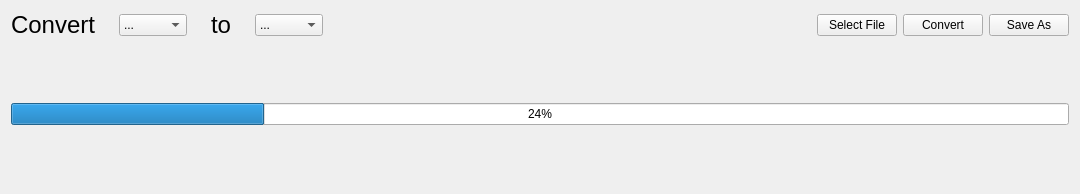
         <widget class="QWidget" name="Documents">
          <attribute name="title">
           <string>Documents</string>
          </attribute>
          <layout class="QVBoxLayout" name="verticalLayout_7">
           <item>
            <layout class="QHBoxLayout" name="convert_doc_hlayout">
             <item>
              <widget class="QLabel" name="text_doc_1">
               <property name="font">
                <font>
                 <pointsize>18</pointsize>
                </font>
               </property>
               <property name="text">
                <string>Convert</string>
               </property>
              </widget>
             </item>
             <item>
              <spacer name="horizontalSpacer_13">
               <property name="orientation">
                <enum>Qt::Orientation::Horizontal</enum>
               </property>
               <property name="sizeHint" stdset="0">
                <size>
                 <width>18</width>
                 <height>20</height>
                </size>
               </property>
              </spacer>
             </item>
             <item>
              <widget class="QComboBox" name="input_type_doc">
               <property name="sizePolicy">
                <sizepolicy hsizetype="MinimumExpanding" vsizetype="Fixed">
                 <horstretch>0</horstretch>
                 <verstretch>0</verstretch>
                </sizepolicy>
               </property>
               <item>
                <property name="text">
                 <string>...</string>
                </property>
               </item>
               <item>
                <property name="text">
                 <string>DOCX</string>
                </property>
               </item>
               <item>
                <property name="text">
                 <string>EPUB</string>
                </property>
               </item>
               <item>
                <property name="text">
                 <string>HTML</string>
                </property>
               </item>
               <item>
                <property name="text">
                 <string>JSON</string>
                </property>
               </item>
               <item>
                <property name="text">
                 <string>MD</string>
                </property>
               </item>
               <item>
                <property name="text">
                 <string>LATEX</string>
                </property>
               </item>
               <item>
                <property name="text">
                 <string>ODT</string>
                </property>
               </item>
               <item>
                <property name="text">
                 <string>RTF</string>
                </property>
               </item>
               <item>
                <property name="text">
                 <string>RST</string>
                </property>
               </item>
               <item>
                <property name="text">
                 <string>ORG</string>
                </property>
               </item>
               <item>
                <property name="text">
                 <string>IPYNB</string>
                </property>
               </item>
              </widget>
             </item>
             <item>
              <spacer name="horizontalSpacer_12">
               <property name="orientation">
                <enum>Qt::Orientation::Horizontal</enum>
               </property>
               <property name="sizeHint" stdset="0">
                <size>
                 <width>18</width>
                 <height>20</height>
                </size>
               </property>
              </spacer>
             </item>
             <item>
              <widget class="QLabel" name="text_doc_2">
               <property name="font">
                <font>
                 <pointsize>18</pointsize>
                </font>
               </property>
               <property name="text">
                <string>to</string>
               </property>
              </widget>
             </item>
             <item>
              <spacer name="horizontalSpacer_11">
               <property name="orientation">
                <enum>Qt::Orientation::Horizontal</enum>
               </property>
               <property name="sizeHint" stdset="0">
                <size>
                 <width>18</width>
                 <height>20</height>
                </size>
               </property>
              </spacer>
             </item>
             <item>
              <widget class="QComboBox" name="output_type_doc">
               <property name="sizePolicy">
                <sizepolicy hsizetype="MinimumExpanding" vsizetype="Fixed">
                 <horstretch>0</horstretch>
                 <verstretch>0</verstretch>
                </sizepolicy>
               </property>
               <item>
                <property name="text">
                 <string>...</string>
                </property>
               </item>
               <item>
                <property name="text">
                 <string>DOCX</string>
                </property>
               </item>
               <item>
                <property name="text">
                 <string>EPUB</string>
                </property>
               </item>
               <item>
                <property name="text">
                 <string>HTML</string>
                </property>
               </item>
               <item>
                <property name="text">
                 <string>JSON</string>
                </property>
               </item>
               <item>
                <property name="text">
                 <string>MD</string>
                </property>
               </item>
               <item>
                <property name="text">
                 <string>LATEX</string>
                </property>
               </item>
               <item>
                <property name="text">
                 <string>ODT</string>
                </property>
               </item>
               <item>
                <property name="text">
                 <string>RTF</string>
                </property>
               </item>
               <item>
                <property name="text">
                 <string>RST</string>
                </property>
               </item>
               <item>
                <property name="text">
                 <string>ORG</string>
                </property>
               </item>
               <item>
                <property name="text">
                 <string>IPYNB</string>
                </property>
               </item>
              </widget>
             </item>
             <item>
              <spacer name="horizontalSpacer_10">
               <property name="orientation">
                <enum>Qt::Orientation::Horizontal</enum>
               </property>
               <property name="sizeHint" stdset="0">
                <size>
                 <width>488</width>
                 <height>20</height>
                </size>
               </property>
              </spacer>
             </item>
             <item>
              <widget class="QPushButton" name="select_file_doc">
               <property name="text">
                <string>Select File</string>
               </property>
              </widget>
             </item>
             <item>
              <widget class="QPushButton" name="convert_button_doc">
               <property name="text">
                <string>Convert</string>
               </property>
              </widget>
             </item>
             <item>
              <widget class="QPushButton" name="convert_button_doc_save">
               <property name="text">
                <string>Save As</string>
               </property>
              </widget>
             </item>
            </layout>
           </item>
           <item>
            <spacer name="verticalSpacer_5">
             <property name="orientation">
              <enum>Qt::Orientation::Vertical</enum>
             </property>
             <property name="sizeHint" stdset="0">
              <size>
               <width>20</width>
               <height>58</height>
              </size>
             </property>
            </spacer>
           </item>
           <item>
            <widget class="QProgressBar" name="doc_progress">
             <property name="value">
              <number>24</number>
             </property>
            </widget>
           </item>
           <item>
            <spacer name="verticalSpacer_7">
             <property name="orientation">
              <enum>Qt::Orientation::Vertical</enum>
             </property>
             <property name="sizeHint" stdset="0">
              <size>
               <width>20</width>
               <height>58</height>
              </size>
             </property>
            </spacer>
           </item>
          </layout>
         </widget>
